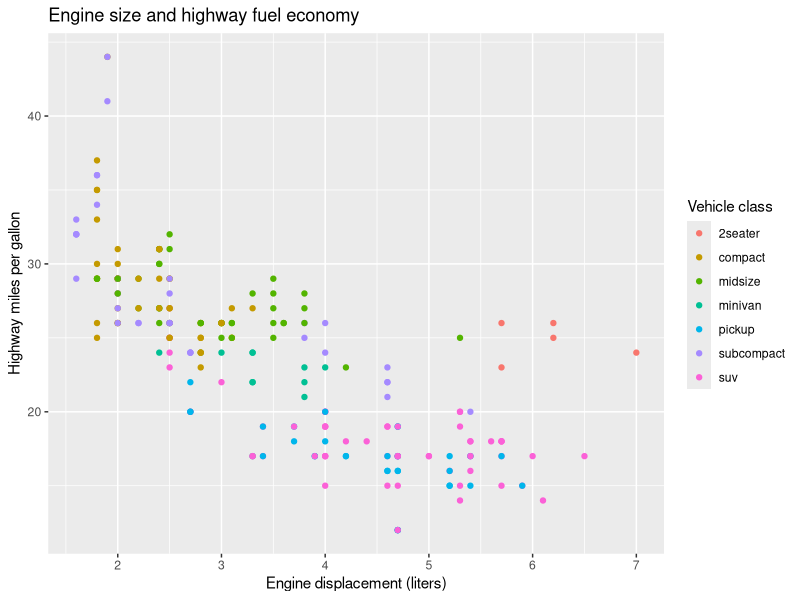

This figure's R source:
## ---- chunk 1
#| label: setup
#| message: false
library(tidyverse)
## ---- chunk 2
ggplot(mpg, aes(x = displ, y = hwy, color = class)) +
  geom_point() +
  labs(
    title = "Engine size and highway fuel economy",
    x = "Engine displacement (liters)",
    y = "Highway miles per gallon",
    color = "Vehicle class"
  )
